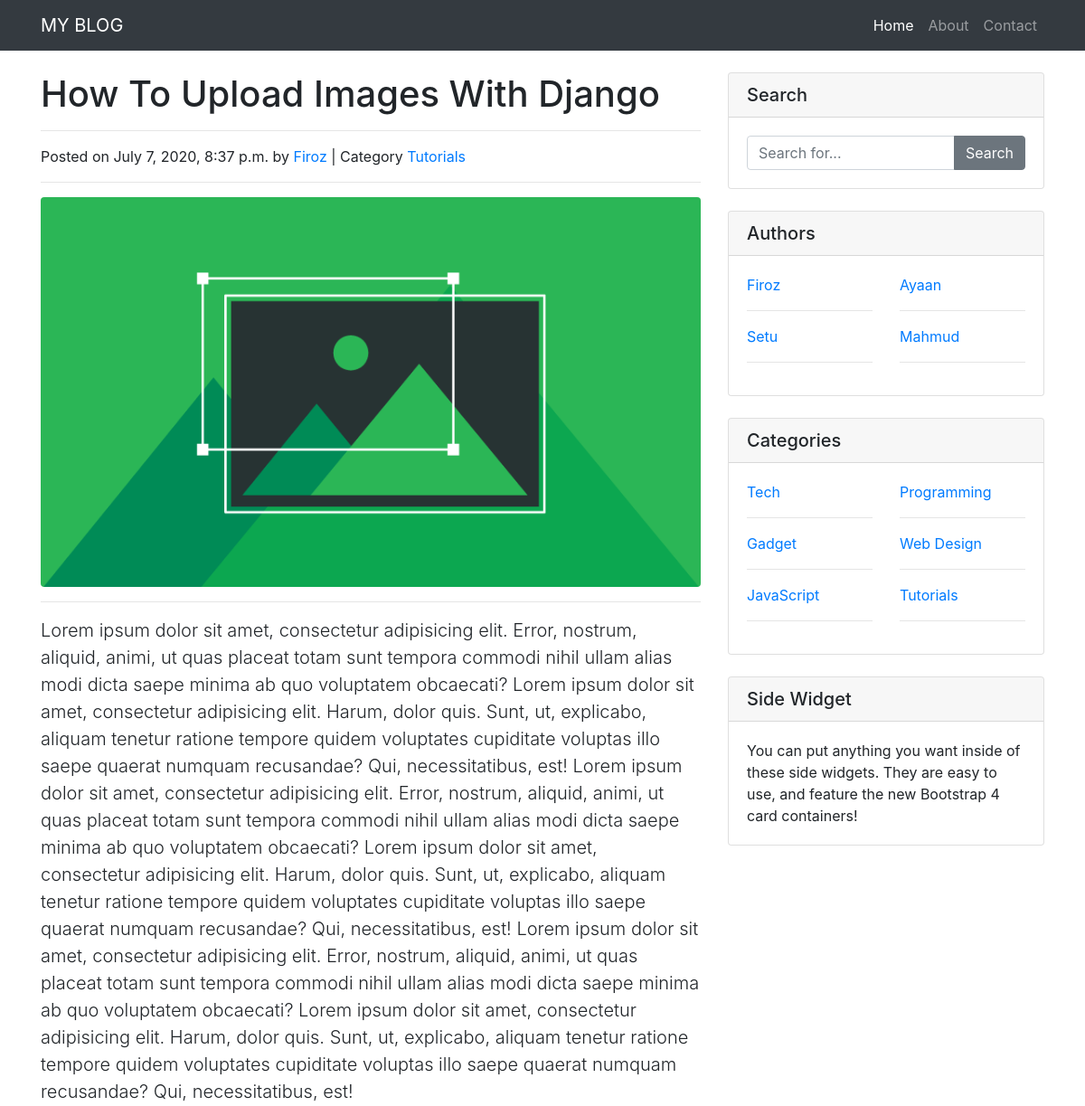
The page /post/2 (upper part) on the database as committed earlier.
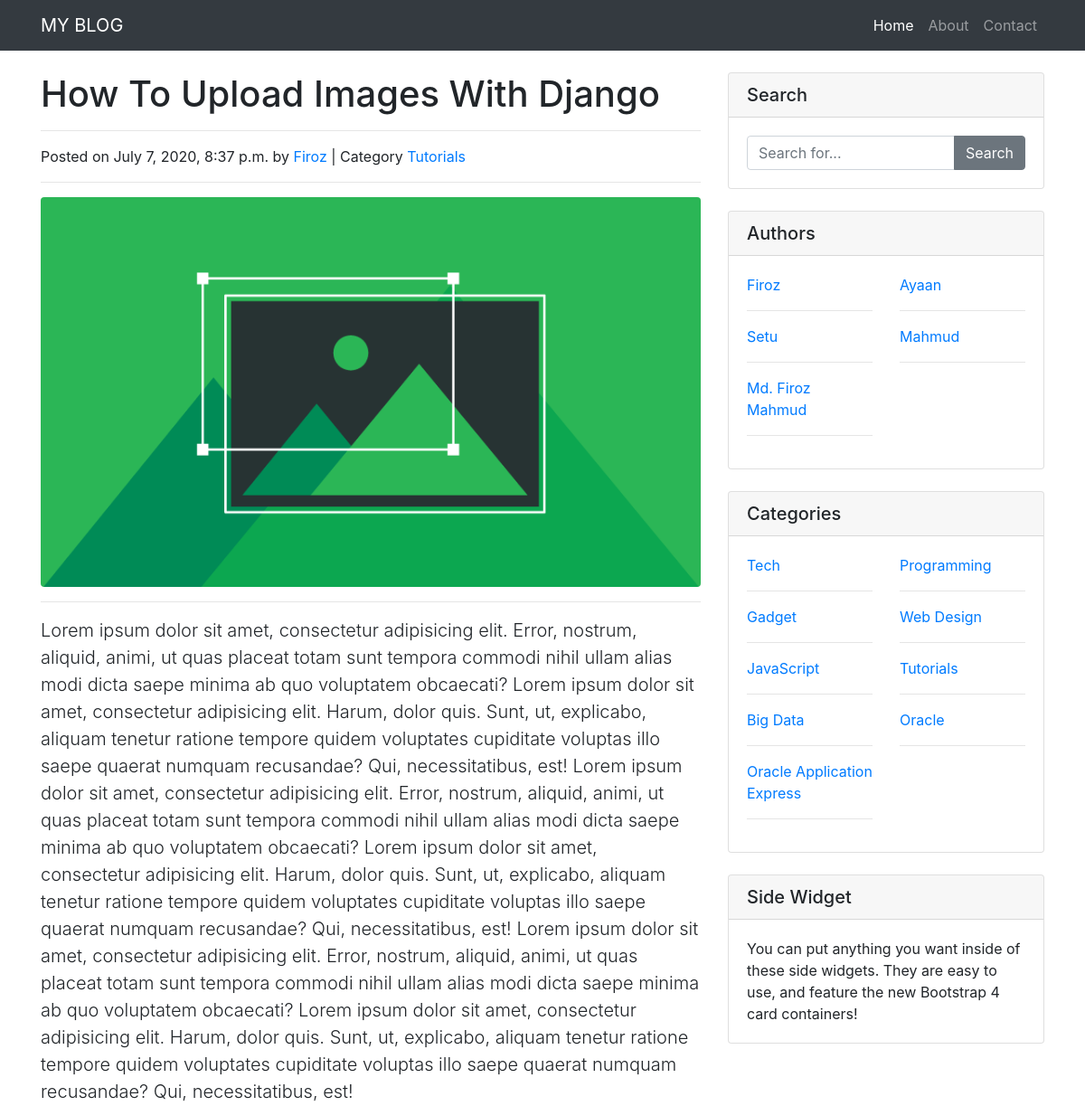
The same page on the database as committed later.
### blog_app/models.py (models this page shows)
class Author(models.Model):
    name = models.CharField(max_length=50)
    def __str__(self):
        return self.name

class Category(models.Model):
    name = models.CharField(max_length=128)
    create_date = models.DateTimeField(auto_now_add=True)
    def __str__(self):
        return self.name

### blog_app/views.py (the view)
# urls.py: path('post/<int:pid>', single_post, name='single_post'),
def single_post(requests, pid):
    post = Post.objects.get(id=pid)
    context = {
        'post': post
    }
    return render(requests, 'blog_app/single_post.html', context)

### blog_app/context_processors.py (called while the page is built)
def sidebar_author(request):
    authors = Author.objects.all()
    context = {
        'authors': authors
    }
    return context

def sidebar_category(request):
    categories = Category.objects.all()
    context = {
        'categories': categories
    }
    return context

### blog_app/templates/blog_app/single_post.html (shortened to what this page needs)
{% extends 'blog_app/base.html' %}
{% block content %}
<h1 class="mt-4">{{ post.title }}</h1>
<hr>
<p>Posted on {{post.create_date}} by <a href="{% url 'author_post' post.author %}">{{post.author}}</a> | Category <a href="{% url 'category_post' post.category %}">{{ post.category }}</a></p>
<hr>
<img class="img-fluid rounded" src="{% if post.post_image %} {{ post.post_image.url }} {% else %} /static/default/no_image.jpg {% endif %}" alt="">
<hr>
<p class="lead">
    {{ post.description }}
</p>
{% endblock %}

### blog_app/templates/blog_app/sidebar.html
<div class="card my-4">
  <h5 class="card-header">Search</h5>
  <div class="card-body">
    <form action="{% url 'search_post' %}" method="GET">
      <div class="input-group">
        <input type="text" name="search" class="form-control" placeholder="Search for...">
        <span class="input-group-append">
        <input class="btn btn-secondary" type="submit" value="Search">
      </span>
      </div>
    </form>
  </div>
</div>
<div class="card my-4">
  <h5 class="card-header">Authors</h5>
  <div class="card-body">
    <div class="row">
      {% for author in authors %}
      <div class="col-lg-6">
        <ul class="list-unstyled mb-0">
          <li>
            <a href="{% url 'author_post' author.name %}">{{ author.name }}</a>
          </li>
          <hr>
        </ul>
      </div>
      {% endfor %}
    </div>
  </div>
</div>
<div class="card my-4">
  <h5 class="card-header">Categories</h5>
  <div class="card-body">
    <div class="row">
      {% for category in categories %}
      <div class="col-lg-6">
        <ul class="list-unstyled mb-0">
          <li>
            <a href="{% url 'category_post' category.name %}">{{ category.name }}</a>
          </li>
          <hr>
        </ul>
      </div>
      {% endfor %}
    </div>
  </div>
</div>
<div class="card my-4">
  <h5 class="card-header">Side Widget</h5>
  <div class="card-body">
    You can put anything you want inside of these side widgets. They are easy to use, and feature the new Bootstrap 4 card containers!
  </div>
</div>

Rows that differ between the two databases and show on the page:
added Author: name "Md. Firoz Mahmud"
added Category: name "Big Data"
added Category: name "Oracle"
added Category: name "Oracle Application Express"
